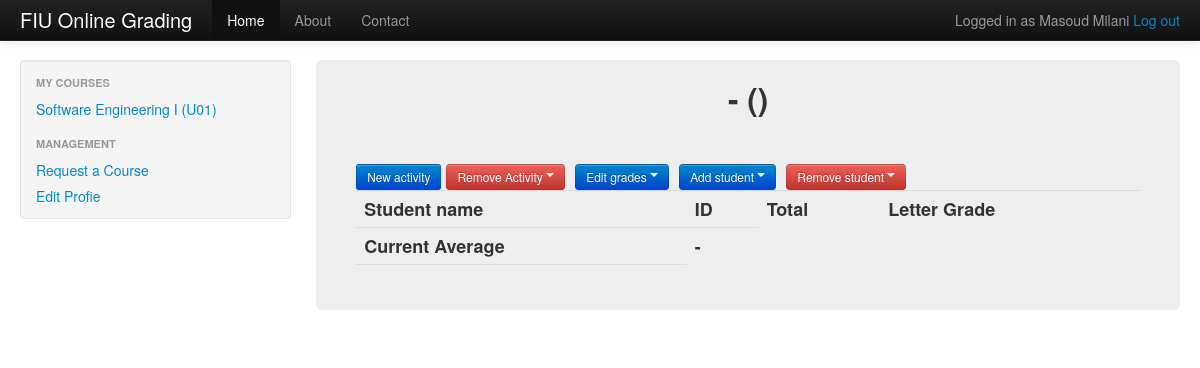
Page /Prof_Session/profCourseView.php (signed in) on the committed database.
### tables this page shows
CREATE TABLE IF NOT EXISTS `Users` (
  `ID` int(11) NOT NULL AUTO_INCREMENT,
  `password_hash` varchar(128) DEFAULT NULL,
  `user_name` varchar(40) DEFAULT NULL,
  `first_name` varchar(40) DEFAULT NULL,
  `last_name` varchar(40) DEFAULT NULL,
  `type` int(11) DEFAULT NULL,
  PRIMARY KEY (`ID`)
);

CREATE TABLE IF NOT EXISTS `Courses` (
  `ID` int(11) NOT NULL AUTO_INCREMENT,
  `professor_ID` int(11) DEFAULT NULL,
  `course_number` varchar(16) DEFAULT NULL,
  `section` varchar(3) DEFAULT NULL,
  `name` varchar(128) DEFAULT NULL,
  `current_enrollment` int(11) DEFAULT NULL,
  `max_enrollment` int(11) DEFAULT NULL,
  PRIMARY KEY (`ID`),
  KEY `professor_ID` (`professor_ID`)
);

### Prof_Session/_prof_Includes/side_bar.php (the view, shortened to what this page needs)
<div class="container-fluid">
   <div class="row-fluid">
   <div class="span3">
   <div class="well sidebar-nav">
   <ul class="nav nav-list">
   <li class="nav-header">My Courses</li>
    <li>
<?php
       if(mysql_num_rows($_CourseInfo) > 0)
       {
while ($row_CourseInfo = mysql_fetch_assoc($_CourseInfo)) { ?>
                   <table><tr><a href="profCourseView.php?course_ID=<?php echo $row_CourseInfo['ID'];?>"><?php echo $row_CourseInfo['name'], " (", $row_CourseInfo['section'], ")"; ?></a></tr></table>
<?php }} ?>
   <li class="nav-header">Management</li>
   <li><a href="request_course.php">Request a Course</a></li>
   <li><a href="edit_profile.php">Edit Profie</a></li>
   </ul>
   </div>
   </div>

### Prof_Session/_prof_Includes/header.php (shortened to what this page needs)
<div class="navbar navbar-inverse navbar-fixed-top">
      <div class="navbar-inner">
        <div class="container-fluid">
          <a class="brand" href="profSession.php">FIU Online Grading</a>
          <div class="nav-collapse collapse">
            <p class="navbar-text pull-right">
   Logged in as <?php echo $row_UserData['first_name'], " ", $row_UserData['last_name']; ?> <a href="<?php echo $logoutAction ?>">Log out</a>
            </p>
            <ul class="nav">
              <li class="active"><a href="profSession.php">Home</a></li>
              <li><a href="#about">About</a></li>
              <li><a href="#contact">Contact</a></li>
            </ul>
          </div>
        </div>
      </div>
</div>

### Prof_Session/profCourseView.php (style rules this page uses)
body { padding-top: 60px; padding-bottom: 40px; }
.sidebar-nav { padding: 9px 0; }

### rows in the picture
users: first_name "Masoud", last_name "Milani"
courses: name "Software Engineering I", section "U01"
